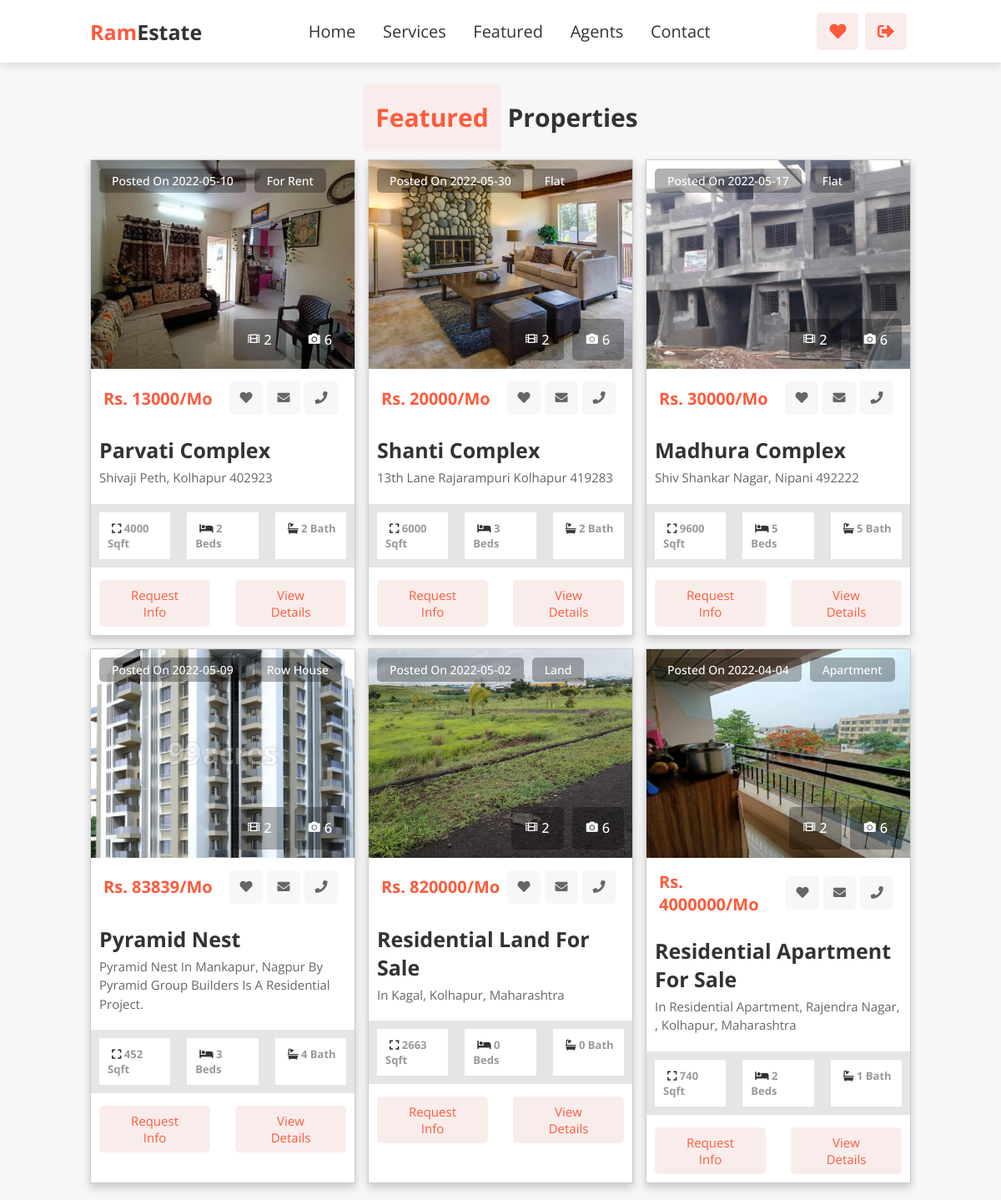
/featured.php (signed in), run on the app's committed database.
### tables this page shows
CREATE TABLE `properties` (
  `prop_id` int(11) NOT NULL,
  `prop_name` varchar(100) NOT NULL,
  `prop_address` varchar(100) NOT NULL,
  `prop_type` varchar(20) NOT NULL,
  `prop_size` int(10) NOT NULL,
  `prop_beds` int(2) NOT NULL,
  `prop_baths` int(2) NOT NULL,
  `prop_price` int(10) NOT NULL,
  `prop_posted_date` date DEFAULT NULL,
  `prop_imageData` text DEFAULT NULL
);

### featured.php (the view, shortened to what this page needs)
<?php
@include './config.php';
$sql = "SELECT * FROM Properties";
$result = mysqli_query($conn, $sql);
?>
<!DOCTYPE html>
<html lang="en">
<head>
    <link rel="stylesheet" href="./css/featured.css">
    <link rel="stylesheet" href="./css/home.css">
    <link rel="stylesheet" href="https://cdnjs.cloudflare.com/ajax/libs/font-awesome/5.15.3/css/all.min.css">
</head>
<body>
    <header>
        <a href="./index.php" class="logo"><span>Ram</span>Estate</a>
        <nav class="navbar">
            <a href="./index.php">home</a>
            <a href="./services.php">services</a>
            <a href="./featured.php">featured</a>
            <a href="./agent.php">agents</a>
            <a href="./contact.php">contact</a>
        </nav>
        <div class="icons">
            <a href="#" class="fas fa-heart"></a>
            <a href="./logout.php" class="fas fa-sign-out-alt"></a>
        </div>
    </header>
    <section class="featured" id="featured">
        <h1 class="heading"><span>featured</span> properties</h1>
        <div class="box-container">
            <?php
            while ($row = mysqli_fetch_assoc($result)) {
                echo
                '<div class="box">
                        <div class="image-container">
                            <img src="./images/' . $row["prop_imageData"] . '" alt="">
                            <div class="info">
                                <h3>Posted on ' .  $row["prop_posted_date"] . '</h3>
                                <h3> ' . $row["prop_type"] . '</h3>
                            </div>
                            <div class="icons">
                                <a href="" class="fas fa-film">
                                    <h3> 2 </h3>
                                </a>
                                <a href="" class="fas fa-camera">
                                    <h3> 6 </h3>
                                </a>
                            </div>
                        </div>
                        <div class="content">
                            <div class="price">
                                <h3>Rs. ' . $row["prop_price"] . '/mo</h3>
                                <a href="" class="fas fa-heart"></a>
                                <a href="" class="fas fa-envelope"></a>
                                <a href="" class="fas fa-phone"></a>
                            </div>
                        </div>
                        <div class="location">
                            <h3>' . $row["prop_name"] . '</h3>
                            <p>' . $row["prop_address"] . '</p>
                        </div>
                        <div class="details">
                            <h3><i class="fas fa-expand"></i> ' . $row["prop_size"] . ' sqft</h3>
                            <h3><i class="fas fa-bed"></i> ' . $row["prop_beds"] . ' beds</h3>
                            <h3><i class="fas fa-bath"></i> ' . $row["prop_baths"] . ' bath </h3>
                        </div>
                        <div class="buttons">
                            <a href="#" class="btn">request info</a>
                            <a href="#" class="btn">view details</a>
                        </div>
                </div> ';
            }
            ?>
        </div>
    </section>
</body>
</html>

### css/featured.css (style rules this page uses)
.featured .box-container { display: flex; flex-wrap: wrap; gap: 1.5rem; }
.featured .box-container .box { flex: 1 1 30rem; box-shadow: 0 .5rem 1rem rgba(0, 0, 0, .2); border: .1rem solid rgba(0, 0, 0, .2); overflow: hidden; background: #fff; }
.featured .box-container .box .image-container { overflow: hidden; position: relative; width: 100%; height: 25rem; }
.featured .box-container .box .image-container img { width: 100%; height: 100%; object-fit: cover; transition: .2s linear; }
.featured .box-container .box .image-container .info { position: absolute; top:1rem; left: 0; display: flex; }
.featured .box-container .box .image-container .info h3 { font-weight: 500; font-size: 1.4rem; color:#fff; background: rgba(0, 0, 0, .3); border-radius: .5rem; padding: .5rem 1.5rem; margin-left: 1rem; }
.featured .box-container .box .image-container .icons { position: absolute; bottom:1rem; right:0; display: flex; }
.featured .box-container .box .image-container .icons a { font-size: 1.4rem; color: #fff; display: flex; border-radius: .5rem; background:rgba(0, 0, 0, .3); margin-right: 1rem; padding: 1.7rem; }
.featured .box-container .box .image-container .icons a h3 { font-weight: 500; padding-left: .5rem; }
.featured .box-container .box .content { padding: 1.5rem; }
.featured .box-container .box .content .price { display: flex; align-items: center; }
.featured .box-container .box .content .price h3 { color: var(--red); font-size: 2rem; margin-right: auto; }
.featured .box-container .box .content .price a { color: #666; font-size: 1.5rem; margin-right: .5rem; border-radius: .5rem; height: 4rem; width: 4rem; line-height: 4rem; text-align: center; background: #f7f7f7; }
.featured .box-container .box .location { padding: 1rem 0; }
.featured .box-container .box .location h3 { font-size: 2.5rem; color: #333; padding-left: 1rem; }
.featured .box-container .box .location p { font-size: 1.5rem; color: #666; line-height: 1.5; padding: .5rem; padding-left: 1rem; }
.featured .box-container .box .details { padding: .5rem 0; display: flex; }
.featured .box-container .box .details h3 { flex: 1; padding: 1rem; border: 1rem solid rgba(0, 0, 0, .1); color: #999; font-size: 1.3rem; }
.featured .box-container .box .details h3 i { padding-left: .5rem; color: #333; }
.featured .box-container .box .buttons { display: flex; gap:1rem; }
.featured .box-container .box .buttons .btn { flex: 1; font-size: 1.5rem; }

### css/home.css (style rules this page uses)
:root { --red:#ff5a3c; --light-red:#f9edeb; }
* { margin: 0;padding: 0; box-sizing: border-box; outline: none; border:none; text-decoration: none; text-transform: capitalize; font-family: 'Open Sans', sans-serif; }
header { position: fixed; top: 0; left: 0; right: 0; z-index: 1000; background: #fff; padding: 1.5rem 9%; box-shadow: 0 .5rem 1rem rgba(0, 0, 0, .1); display: flex; align-items: center; justify-content: space-between; }
header .logo { font-weight:bolder ; font-size: 2.5rem; color: #333; }
header .logo span { color:var(--red); }
header .navbar a { color:#333; font-size: 2rem; padding: 0 1.5rem; }
header .icons #menu-bars, header .icons a { height: 4.5rem; line-height: 4.5rem; width: 5rem; font-size: 2rem; margin-right: .5rem; border-radius: .5rem; color: var(--red); background: var(--light-red); text-align: center; display: inline-block; }
.heading { text-align: center; color: #333; font-size: 3rem; margin-bottom: 3rem; margin-top: 10rem; }
.heading span { color: var(--red); background: var(--light-red); border-radius: .5rem; padding: 2rem 1.5rem; }
html { font-size: 62.5%; overflow-x:hidden ; scroll-behavior: smooth; scroll-padding-top: 7rem; }
body { background: #f7f7f7; position: relative; }
section { padding:2rem 9%; }
.btn { margin: 1rem; display: inline-block; padding:.8rem 2.5rem; border-radius: .5rem; font-size: 1.7rem; color:var(--red); background: var(--light-red); cursor: pointer; text-align: center; }

### data on the page
properties: prop_imageData (picture), prop_posted_date "2022-05-10", prop_type "For Rent", prop_price "13000", prop_name "Parvati Complex", prop_address "Shivaji Peth, Kolhapur 402923", prop_size "4000", prop_beds "2", prop_baths "2"
properties: prop_imageData (picture), prop_posted_date "2022-05-30", prop_type "Flat", prop_price "20000", prop_name "Shanti Complex", prop_address "13th Lane Rajarampuri Kolhapur 419283", prop_size "6000", prop_beds "3", prop_baths "2"
properties: prop_imageData (picture), prop_posted_date "2022-05-17", prop_type "Flat", prop_price "30000", prop_name "Madhura Complex", prop_address "Shiv Shankar Nagar, Nipani 492222", prop_size "9600", prop_beds "5", prop_baths "5"
properties: prop_imageData (picture), prop_posted_date "2022-05-09", prop_type "Row House", prop_price "83839", prop_name "Pyramid Nest", prop_address "Pyramid Nest In Mankapur, Nagpur By Pyramid Group Builders Is A Residential Project.", prop_size "452", prop_beds "3", prop_baths "4"
properties: shows a picture, prop_posted_date "2022-05-02", prop_type "Land", prop_price "820000", prop_name "Residential Land For Sale", prop_address "In Kagal, Kolhapur, Maharashtra", prop_size "2663", prop_beds "0", prop_baths "0"
properties: prop_imageData (picture), prop_posted_date "2022-04-04", prop_type "Apartment", prop_price "4000000", prop_name "Residential Apartment For Sale", prop_address "In Residential Apartment, Rajendra Nagar, , Kolhapur, Maharashtra", prop_size "740", prop_beds "2", prop_baths "1"
